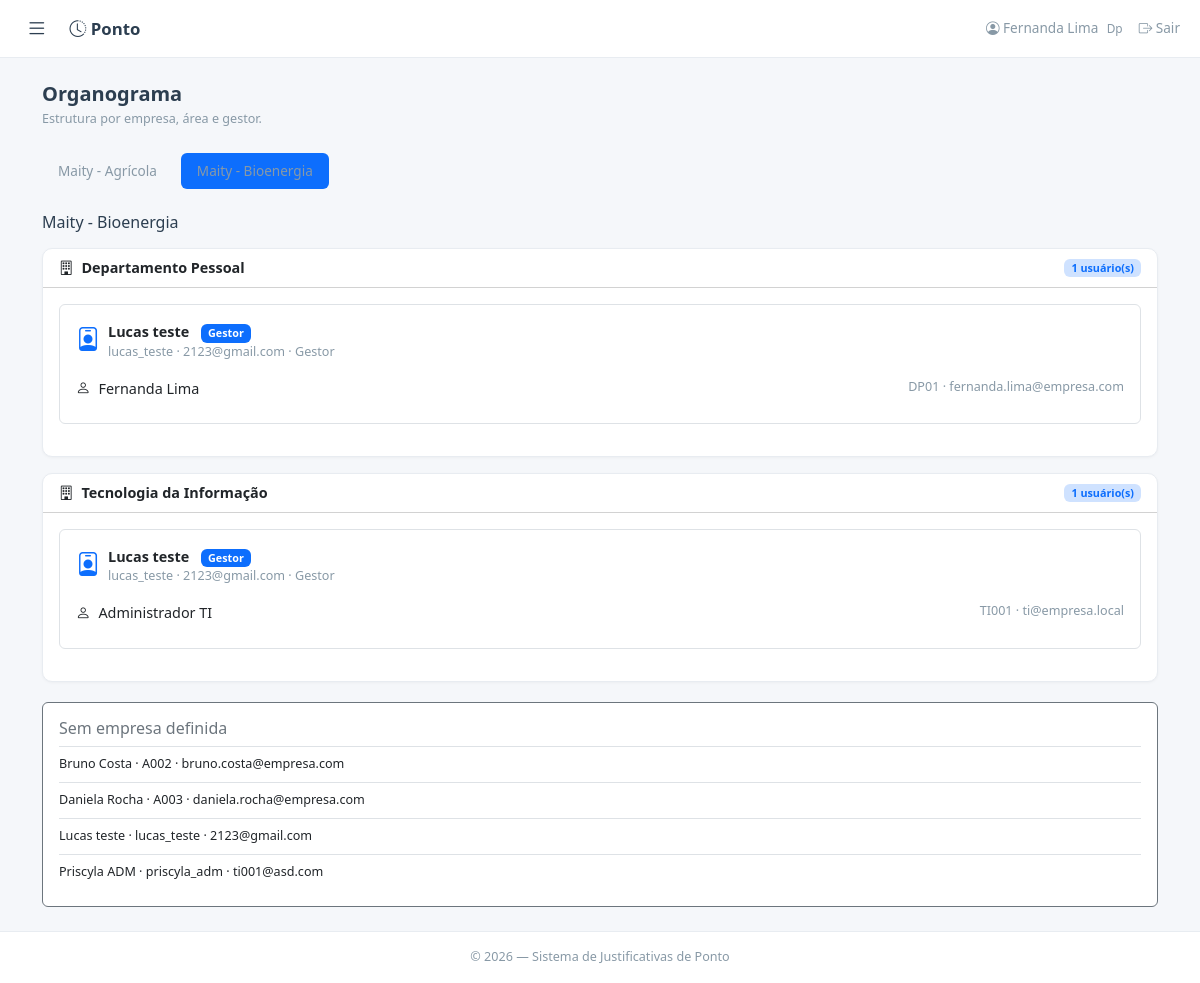
/organograma?empresa_id=2 (signed in), run on an earlier commit of the app's database.
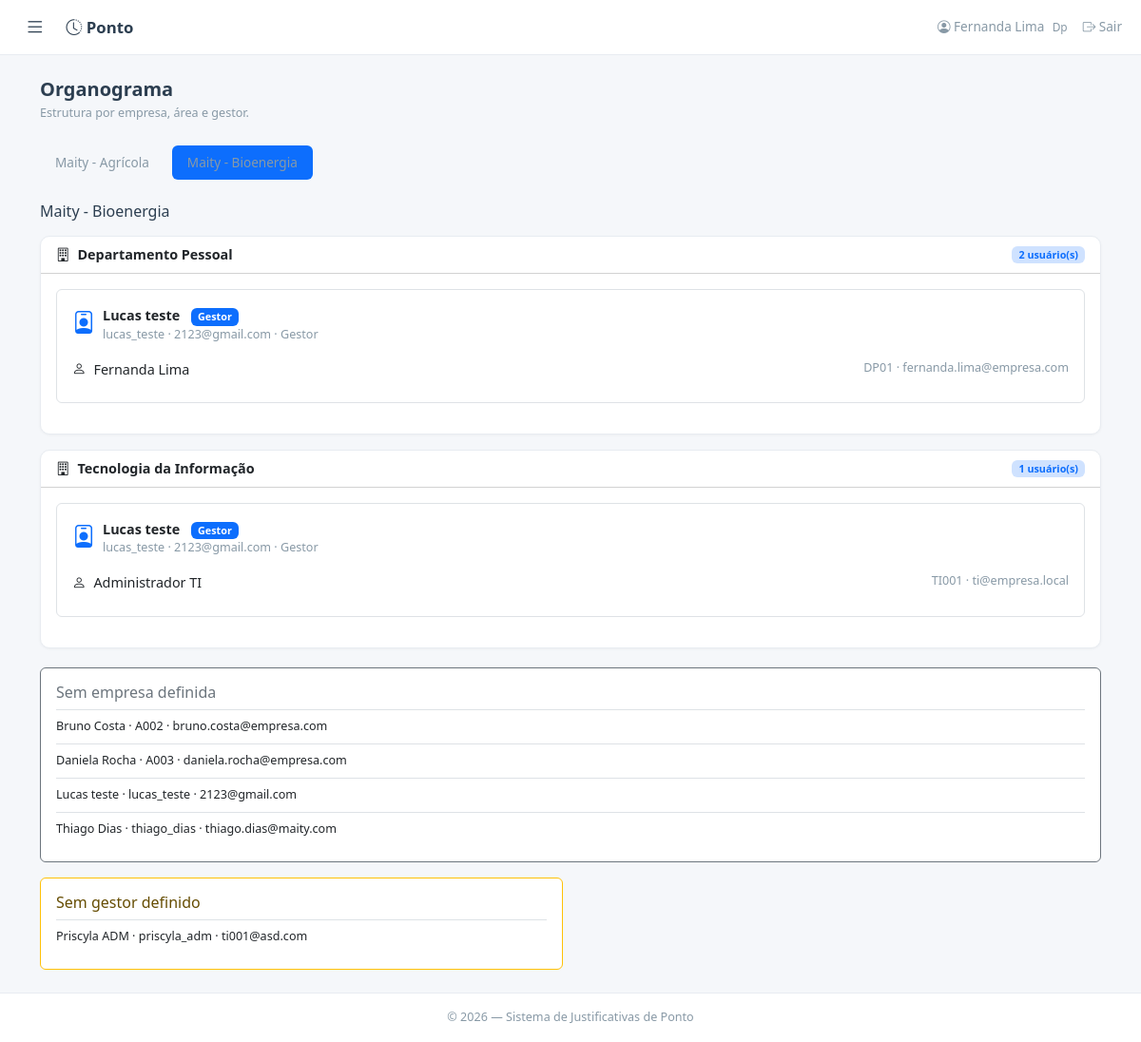
And on a later commit of the database.
### models.py (models this page shows)
class Empresa(db.Model):
    __tablename__ = 'empresas'
    id = db.Column(db.Integer, primary_key=True)
    nome = db.Column(db.String(120), unique=True, nullable=False)
    ativo = db.Column(db.Boolean, default=True, nullable=False)
    areas = db.relationship('Area', secondary='area_empresas', back_populates='empresas')

class Usuario(UserMixin, db.Model):
    __tablename__ = 'usuarios'
    id = db.Column(db.Integer, primary_key=True)
    matricula = db.Column(db.String(20), unique=True, nullable=False)
    nome = db.Column(db.String(100), nullable=False)
    email = db.Column(db.String(120), unique=True, nullable=False)
    senha_hash = db.Column(db.String(256), nullable=False)
    perfil = db.Column(db.String(40), nullable=False)
    gestor_id = db.Column(db.Integer, db.ForeignKey('usuarios.id'), nullable=True)
    area_id = db.Column(db.Integer, db.ForeignKey('areas.id'), nullable=True)
    empresa_id = db.Column(db.Integer, db.ForeignKey('empresas.id'), nullable=True)
    ativo = db.Column(db.Boolean, default=True)
    criado_em = db.Column(db.DateTime, default=lambda: datetime.now(timezone.utc))
    gestor = db.relationship('Usuario', remote_side=[id], backref='subordinados')
    area = db.relationship('Area', backref='usuarios')
    empresa = db.relationship('Empresa', backref='usuarios')
    solicitacoes = db.relationship('Solicitacao', backref='colaborador',
                                   foreign_keys='Solicitacao.colaborador_id', lazy='dynamic')
    def tem_permissao(self, chave):
        if self.perfil == 'ti':
            return True
        return UsuarioPermissao.query.filter_by(usuario_id=self.id, permissao=chave).first() is not None

class Area(db.Model):
    __tablename__ = 'areas'
    id = db.Column(db.Integer, primary_key=True)
    nome = db.Column(db.String(100), unique=True, nullable=False)
    ativo = db.Column(db.Boolean, default=True, nullable=False)
    empresas = db.relationship('Empresa', secondary='area_empresas', back_populates='areas')

### app.py (the view)
@app.route('/organograma')
@login_required
@perfil_requerido('dp', 'ti')
def organograma():
    empresas = Empresa.query.filter_by(ativo=True).order_by(Empresa.nome).all()
    empresa_id = request.args.get('empresa_id', type=int)
    empresa = next((item for item in empresas if item.id == empresa_id), None) if empresa_id else None
    empresa = empresa or (empresas[0] if empresas else None)
    usuarios = (Usuario.query.filter_by(ativo=True)
                .options(joinedload(Usuario.empresa), joinedload(Usuario.area), joinedload(Usuario.gestor))
                .order_by(Usuario.nome).all())
    usuarios_empresa = [u for u in usuarios if empresa and u.empresa_id == empresa.id]
    areas = {}
    sem_area = []
    sem_gestor = []
    sem_empresa = [u for u in usuarios if u.empresa_id is None]
    for usuario in usuarios_empresa:
        if usuario.area is None:
            sem_area.append(usuario)
            continue
        area = areas.setdefault(usuario.area.nome, {'gestores': {}, 'usuarios': []})
        area['usuarios'].append(usuario)
        if usuario.gestor_id is None:
            sem_gestor.append(usuario)
        elif usuario.gestor is not None:
            area['gestores'].setdefault(usuario.gestor.id, usuario.gestor)
    estrutura = []
    for nome, dados in sorted(areas.items()):
        gestores = []
        for gestor in sorted(dados['gestores'].values(), key=lambda item: item.nome):
            subordinados = [u for u in dados['usuarios'] if u.gestor_id == gestor.id and u.id != gestor.id]
            gestores.append({'usuario': gestor, 'subordinados': subordinados})
        estrutura.append({'nome': nome, 'gestores': gestores, 'usuarios': dados['usuarios']})
    return render_template('organograma.html', empresas=empresas, empresa=empresa,
                           estrutura=estrutura, sem_area=sem_area,
                           sem_gestor=sem_gestor, sem_empresa=sem_empresa)

### app.py (called while the page is built)
@login_manager.user_loader
def load_user(user_id):
    return db.session.get(Usuario, int(user_id))

@app.context_processor
def inject_now():
    return {'now': datetime.now}

def perfil_requerido(*perfis):
    def decorator(f):
        @wraps(f)
        def wrapper(*args, **kwargs):
            if current_user.perfil not in perfis:
                flash('Acesso não autorizado.', 'danger')
                return redirect(request.referrer or url_for('dashboard'))
            return f(*args, **kwargs)
        return wrapper
    return decorator

### templates/organograma.html (shortened to what this page needs)
{% extends "base.html" %}
{% block content %}
<div class="d-flex justify-content-between align-items-center mb-4">
    <div>
        <h5 class="fw-600 mb-1">Organograma</h5>
        <p class="text-muted small mb-0">Estrutura por empresa, área e gestor.</p>
    </div>
</div>
{% if empresas %}
<ul class="nav nav-pills mb-4 gap-2">
    {% for item in empresas %}
    <li class="nav-item">
        <a class="nav-link {% if empresa and item.id == empresa.id %}active{% endif %}"
           href="{{ url_for('organograma', empresa_id=item.id) }}">{{ item.nome }}</a>
    </li>
    {% endfor %}
</ul>
{% if empresa %}
<h6 class="mb-3">{{ empresa.nome }}</h6>
{% endif %}
{% if estrutura %}
<div class="row g-3">
{% for area in estrutura %}
<div class="col-12">
    <div class="card card-clean">
        <div class="card-header bg-transparent d-flex justify-content-between align-items-center">
            <strong><i class="bi bi-building me-2"></i>{{ area.nome }}</strong>
            <span class="badge bg-primary-subtle text-primary">{{ area.usuarios|length }} usuário(s)</span>
        </div>
        <div class="card-body">
            {% for grupo in area.gestores %}
            <div class="border rounded p-3 mb-3">
                <div class="d-flex align-items-start gap-2 mb-2">
                    <i class="bi bi-person-badge text-primary fs-4"></i>
                    <div>
                        <strong>{{ grupo.usuario.nome }}</strong>
                        <span class="badge bg-primary ms-2">Gestor</span>
                        <div class="small text-muted">{{ grupo.usuario.matricula }} · {{ grupo.usuario.email }} · {{ grupo.usuario.perfil|capitalize }}</div>
                    </div>
                </div>
                {% if grupo.subordinados %}
                <div class="list-group list-group-flush">
                    {% for usuario in grupo.subordinados %}
                    <div class="list-group-item px-0 d-flex justify-content-between">
                        <span><i class="bi bi-person me-2"></i>{{ usuario.nome }}</span>
                        <span class="small text-muted">{{ usuario.matricula }} · {{ usuario.email }}</span>
                    </div>
                    {% endfor %}
                </div>
                {% else %}<div class="small text-muted">Nenhum subordinado vinculado.</div>{% endif %}
            </div>
            {% endfor %}
        </div>
    </div>
</div>
{% endfor %}
</div>
{% else %}<div class="alert alert-info">Nenhum usuário ativo cadastrado nesta empresa.</div>{% endif %}
<div class="row g-3 mt-1">
{% if sem_empresa %}<div class="col-12"><div class="card border-secondary"><div class="card-body"><h6 class="text-secondary">Sem empresa definida</h6>{% for usuario in sem_empresa %}<div class="small border-top py-2">{{ usuario.nome }} · {{ usuario.matricula }} · {{ usuario.email }}</div>{% endfor %}</div></div></div>{% endif %}
{% if sem_gestor %}<div class="col-md-6"><div class="card border-warning"><div class="card-body"><h6 class="text-warning-emphasis">Sem gestor definido</h6>{% for usuario in sem_gestor %}<div class="small border-top py-2">{{ usuario.nome }} · {{ usuario.matricula }} · {{ usuario.email }}</div>{% endfor %}</div></div></div>{% endif %}
</div>
{% else %}<div class="alert alert-info">Nenhuma empresa ativa cadastrada.</div>{% endif %}
{% endblock %}

### templates/base.html (shortened to what this page needs)
<!DOCTYPE html>
<html lang="pt-BR" data-bs-theme="light">
<head>
    <link href="{{ url_for('static', filename='css/bootstrap.min.css') }}" rel="stylesheet">
    <link href="{{ url_for('static', filename='css/bootstrap-icons.min.css') }}" rel="stylesheet">
    <link href="{{ url_for('static', filename='css/style.css') }}" rel="stylesheet">
</head>
<body class="app-layout">
{% if current_user.is_authenticated %}
<header class="topbar"><button class="sidebar-toggle" id="sidebar-toggle" type="button" aria-label="Alternar menu"><i class="bi bi-list"></i></button><a class="navbar-brand" href="{{ url_for('dashboard') }}"><i class="bi bi-clock-history"></i> Ponto</a><span class="topbar-user"><i class="bi bi-person-circle"></i> {{ current_user.nome }} <small>{{ current_user.perfil|capitalize }}</small></span><form method="POST" action="{{ url_for('logout') }}"><input type="hidden" name="csrf_token" value="{{ csrf_token() }}"><button class="nav-link text-danger border-0 bg-transparent" type="submit"><i class="bi bi-box-arrow-right"></i> Sair</button></form></header>
{% endif %}
<div class="toast-container position-fixed top-0 end-0 p-3" style="z-index:9999"></div>
<main class="app-content"><div class="container py-4">{% block content %}{% endblock %}</div></main>
<footer class="app-footer text-center text-muted small py-3">&copy; {{ now().year if now is defined else '2026' }} — Sistema de Justificativas de Ponto</footer>
</body></html>

What changed in the data, as far as the page shows it:
computed for Usuario "Fernanda Lima": usuarios|length "1" → "2"
added Usuario: nome "Thiago Dias", matricula "thiago_dias", email "thiago.dias@maity.com", shown under "Sem empresa definida"
changed Usuario "Priscyla ADM": moves from the list under "Sem empresa definida" to the list under "Sem gestor definido"
Also different on the page:
text now shown: "Sem gestor definido"
